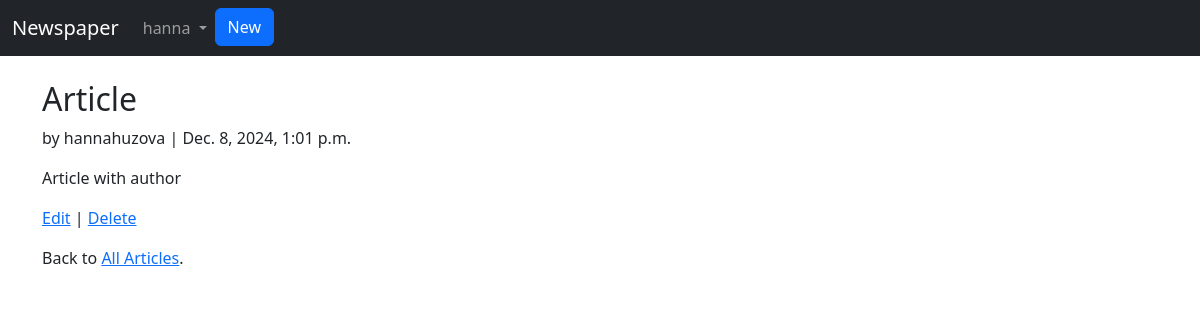
Screenshot of /articles/4/ (signed in) with the database file from the repository.
### users/models.py (models this page shows)
class CustomUser(AbstractUser):
	age = models.PositiveIntegerField(default = 0)

### articles/models.py (models this page shows, shortened)
class Article(models.Model):
	title = models.CharField(max_length = 255)
	body = models.TextField()
	date = models.DateTimeField(auto_now_add = True)
	author = models.ForeignKey(settings.AUTH_USER_MODEL, on_delete = models.CASCADE)

### articles/views.py (the view)
# urls.py: path('<int:pk>/', views.ArticleDetailView.as_view(), name = 'article_detail'),
class ArticleDetailView(LoginRequiredMixin, DetailView):
	model = models.Article
	template_name = 'article_detail.html'
	login_url = 'login'

### templates/article_detail.html
{% extends 'base.html' %}
{% block content %}
	<div class="article-entry">
		<h2>{{ object.title }}</h2>
		<p>by {{ object.author }} | {{ object.date }}</p>
		<p>{{ object.body }}</p>
	</div>
	<p><a href="{% url 'article_edit' article.pk %}">Edit</a> | <a href="{% url 'article_delete' article.pk %}">Delete</a></p>
	<p>Back to <a href="{% url 'article_list' %}">All Articles</a>.</p>
{% endblock content %}

### templates/base.html (shortened to what this page needs)
<!doctype html>
<html lang="en">
	<head>
		<link href="https://cdn.jsdelivr.net/npm/bootstrap@5.3.3/dist/css/bootstrap.min.css" rel="stylesheet">
	</head>
	<body>
		<nav class="navbar navbar-expand-md navbar-dark bg-dark mb-4">
		  	<div class="container-fluid">
			   	<a class="navbar-brand" href="{% url 'home' %}">Newspaper</a>
			    <div class="collapse navbar-collapse d-flex justify-content-around" id="navbarSupportedContent">
			    {% if user.is_authenticated %}
			        <ul class="navbar-nav me-auto mb-2 mb-lg-0">
			            <li class="nav-item dropdown">
			          	<a class="nav-link dropdown-toggle" href="#" role="button" data-bs-toggle="dropdown" aria-expanded="false">
			            	{{ user.username }}
			          	</a>
			        	</li>
			          	<li class="nav-item">
			          		<a href="{% url 'article_new' %}" class = "btn btn-primary ml-2">New</a>
			          	</li>
			      	</ul>
			    {% endif %}
		    	</div>
		 	</div>
		</nav>
		<div class="container">
			{% block content %}
			{% endblock %}
		</div>
	</body>
</html>

### rows the page displays
CustomUser: username "hanna"
Article: title "Article", author "hannahuzova", date "Dec. 8, 2024, 1:01 p.m.", body "Article with author"
